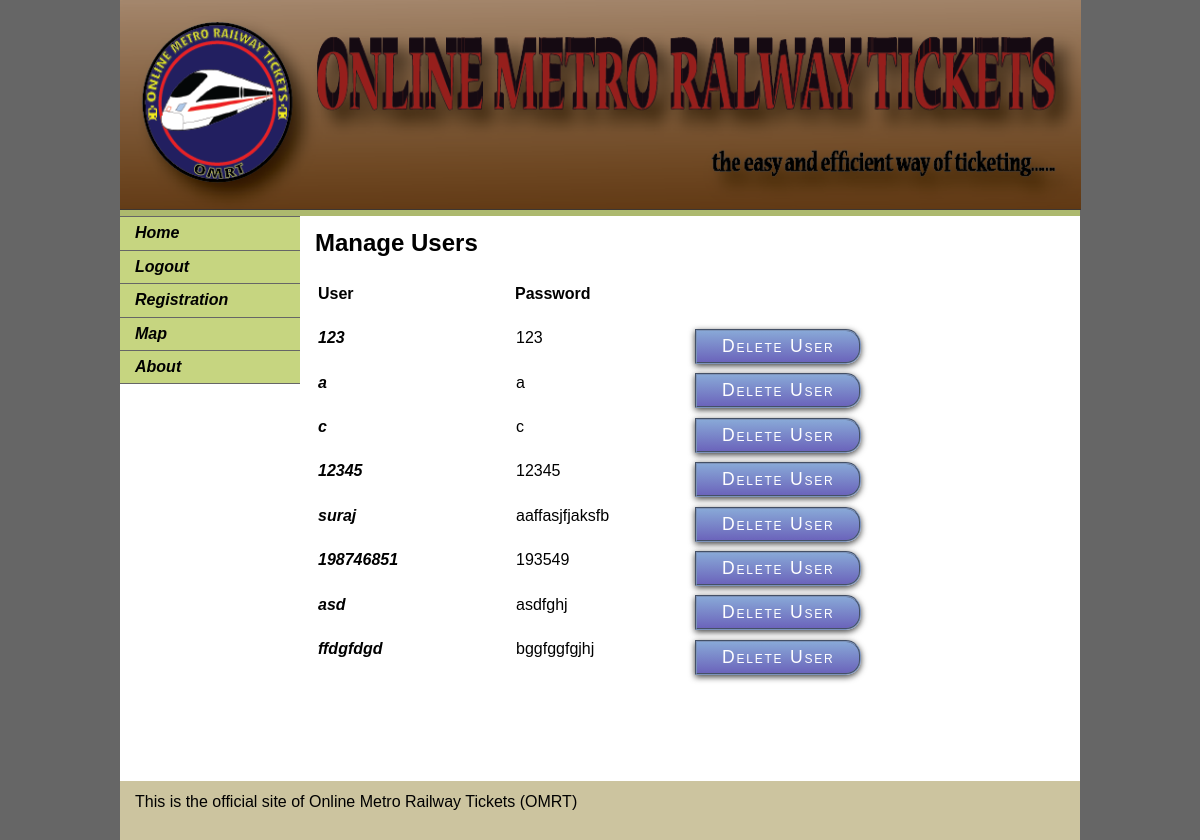
The app's page /adminpanel.php (signed in) with its own data.
### tables this page shows
CREATE TABLE IF NOT EXISTS `omrtdb` (
  `uid` varchar(10) NOT NULL,
  `username` varchar(32) NOT NULL,
  `password` varchar(32) NOT NULL,
  `accesslevel` int(1) NOT NULL DEFAULT '0',
  `regdatetime` timestamp NOT NULL DEFAULT CURRENT_TIMESTAMP ON UPDATE CURRENT_TIMESTAMP
);

### adminpanel.php (the view, shortened to what this page needs)
<?php require_once('Connections/localhost.php'); ?>
<?php
$logoutAction = $_SERVER['PHP_SELF']."?doLogout=true";
?>
<?php
$query_User = "SELECT * FROM omrtdb WHERE accesslevel = 0 ORDER BY regdatetime ASC";
$User = mysql_query($query_User, $localhost) or die(mysql_error());
$row_User = mysql_fetch_assoc($User);
$totalRows_User = mysql_num_rows($User);
?>
<!doctype html>
<html>
<head>
<link href="css/main.css" rel="stylesheet" type="text/css">
<link href="SpryAssets/SpryValidationSelect.css" rel="stylesheet" type="text/css">
<link href="css/button.css" rel="stylesheet" type="text/css">
<link href="css/button1.css" rel="stylesheet" type="text/css">
</head>
<body>
<div class="container">
  <header><a href="index.php" class="clearfloat"><img src="lodtitle.png" width="961" height="210" alt="titlelogo"></a></header>
  <div class="sidebar1">
    <ul class="nav">
      <li><em><strong><a href="index.php">Home</a></strong></em></li>
      <li><em><strong><a href="<?php echo $logoutAction ?>">Logout</a></strong></em></li>
      <li><em><strong><a href="register.php">Registration</a></strong></em></li>
      <li><em><strong><a href="map.php">Map</a></strong></em></li>
      <li><em><strong><a href="about.php">About</a></strong></em></li>
    </ul>
  </div>
  <article class="content">
    <h1>Manage Users</h1>
    <table width="400" border="0">
      <tr>
        <th width="193" align="left" scope="col"><p>User</p></th>
        <th width="197" align="left" scope="col"><p>Password</p></th>
      </tr>
    </table>
    <section>
      <form action="" method="post" name="user" id="user">
        <?php if ($totalRows_User > 0) {  ?>
          <?php do { ?>
            <table width="600" border="0">
              <tr>
                <td width="194"><strong><em><p><?php echo $row_User['username']; ?></p></em></strong></td>
                <td width="190"><p><?php echo $row_User['password']; ?></p></td>
                <td width="202"><input type="submit" name="register" id="register" value="Delete User">
                <input name="uid" type="hidden" id="uid" value="<?php echo $row_User['uid']; ?>"></td>
              </tr>
            </table>
            <?php } while ($row_User = mysql_fetch_assoc($User)); ?>
          <?php }  ?>
      </form>
      <p>&nbsp;</p>
    </section>
    <h1>&nbsp;</h1>
  </article>
  <footer>
  <p>This is the official site of Online Metro Railway  Tickets (OMRT)</p></footer>
  </div>
</body>
</html>

### css/main.css (style rules this page uses)
body { font: 100%/1.4 Verdana, Arial, Helvetica, sans-serif; background-color: #666; margin: 0; padding: 0; color: #000; }
ul, ol, dl { padding: 0; margin: 0; }
h1, h2, h3, h4, h5, h6, p { margin-top: 0; padding-right: 15px; padding-left: 15px; }
a img { border: none; }
a:link { color: #000; text-decoration: underline; }
.container { width: 960px; background-color: #FFFFFF; margin: 0 auto; }
header { background-color: #ADB96E; }
.sidebar1 { float: left; width: 180px; background-color: #EADCAE; padding-bottom: inherit; }
.content { padding: 10px 0; width: 600px; float: left; }
ul.nav { list-style: none; border-top: 1px solid #666; margin-bottom: 0px; vertical-align: middle; }
ul.nav li { border-bottom: 1px solid #666; }
ul.nav a, ul.nav a:visited { padding: 5px 5px 5px 15px; display: block; width: 160px; text-decoration: none; background-color: #C6D580; }
footer { padding: 10px 0; background-color: #CCC49F; position: relative; clear: both; }
.clearfloat { clear:both; height:0; font-size: 1px; line-height: 0px; }
header, section, footer, aside, article, figure { display: block; color: #000; font-family: Verdana, Arial, Helvetica, sans-serif; }

### css/button.css (style rules this page uses)
input#register { border:2px groove #7c93ba; cursor:pointer; padding: 5px 25px; background-color:#6b6dbb; background: -webkit-gradient(linear, left top, left bottom, from(#88adf7), to(#6b2dbb)); background: -webkit-linear-gradient(top, #88a8d7, #6b64bb); background: -moz-linear-gradient(top, #88ad37, #6b66bb); background: -o-linear-gradient(top, #88a6d7, #676dbb); background: linear-gradient(top, #88a2d7, #6b66bb); font-family:Andika, Arial, sans-serif; color:#fff; font-size:1.1em; letter-spacing:.1em; font-variant:small-caps; -webkit-border-radius: 0 15px 15px 0; -moz-border-radius: 0 15px 15px 0; border-radius: 0 15px 15px 0; -webkit-box-shadow: rgba(0, 0, 0, .75) 0 2px 6px; -moz-box-shadow: rgba(0, 0, 0, .75) 0 2px 6px; box-shadow: rgba(0, 0, 0, .75) 0 2px 6px; }

### records on screen
omrtdb: username "123", password "123"
omrtdb: username "a", password "a"
omrtdb: username "c", password "c"
omrtdb: username "12345", password "12345"
omrtdb: username "suraj", password "aaffasjfjaksfb"
omrtdb: username "198746851", password "193549"
omrtdb: username "asd", password "asdfghj"
omrtdb: username "ffdgfdgd", password "bggfggfgjhj"
